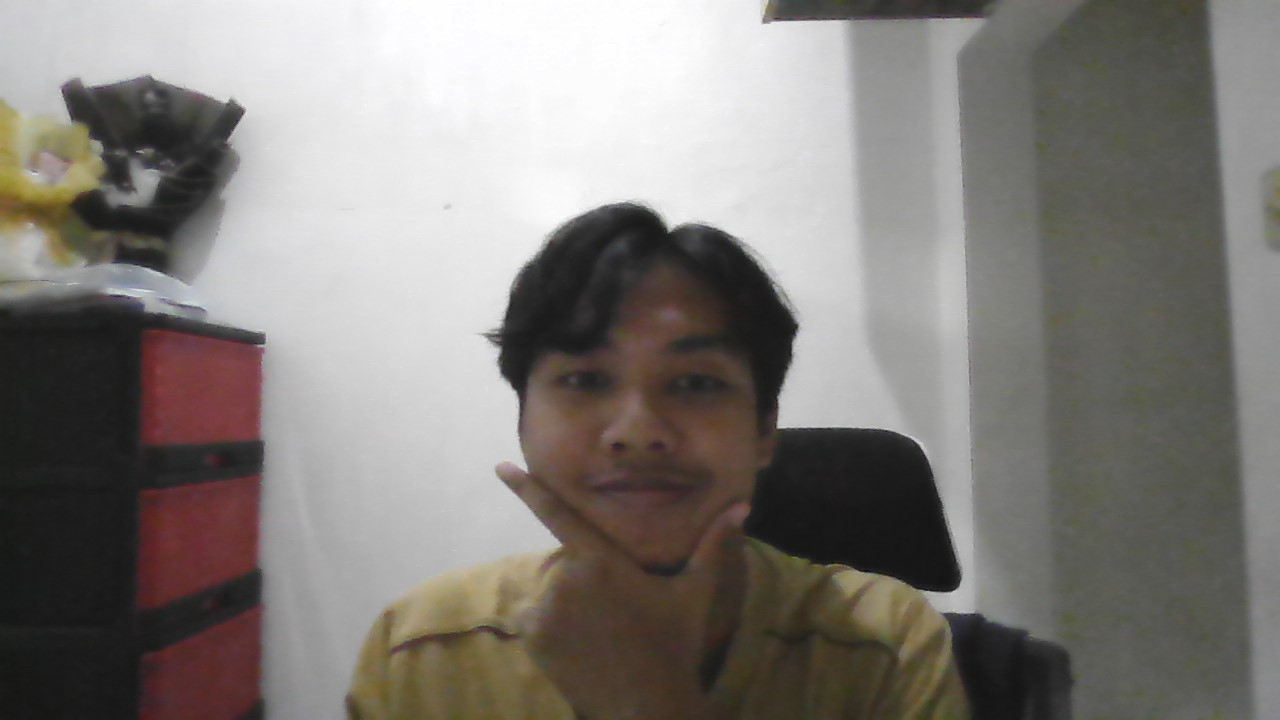
#> input picture WIN_20250221_13_44_05_Pro.jpg, 1280 x 720 px; its folder holds only this picture in this run
$ python -i eigenface2.py   (imports and definitions only)
#> lines starting #> are read from the running program, lines starting #| are printed output that depends on the picture
import numpy as np
import os
import cv2

face_cascade = cv2.CascadeClassifier(cv2.data.haarcascades + "haarcascade_frontalface_default.xml")


# [39 lines left out: functions load_dataset, load_image, predict_face, not called in this run]

def imagetoVector(img_path: str) -> np.ndarray:
    """
    Membaca gambar, melakukan deteksi wajah, crop area wajah,
    mengubah ke grayscale, resize ke (128×128), lalu flatten menjadi vektor (1×D).
    """
#> called with img_path = 'WIN_20250221_13_44_05_Pro.jpg'
    image = cv2.imread(img_path)
#> image is the input picture: shape (720, 1280, 3); mean B, G, R 120.3, 124.6, 128.9
    if image is None:
        raise ValueError(f"Gambar tidak bisa dibaca: {img_path}")

    gray = cv2.cvtColor(image, cv2.COLOR_BGR2GRAY)
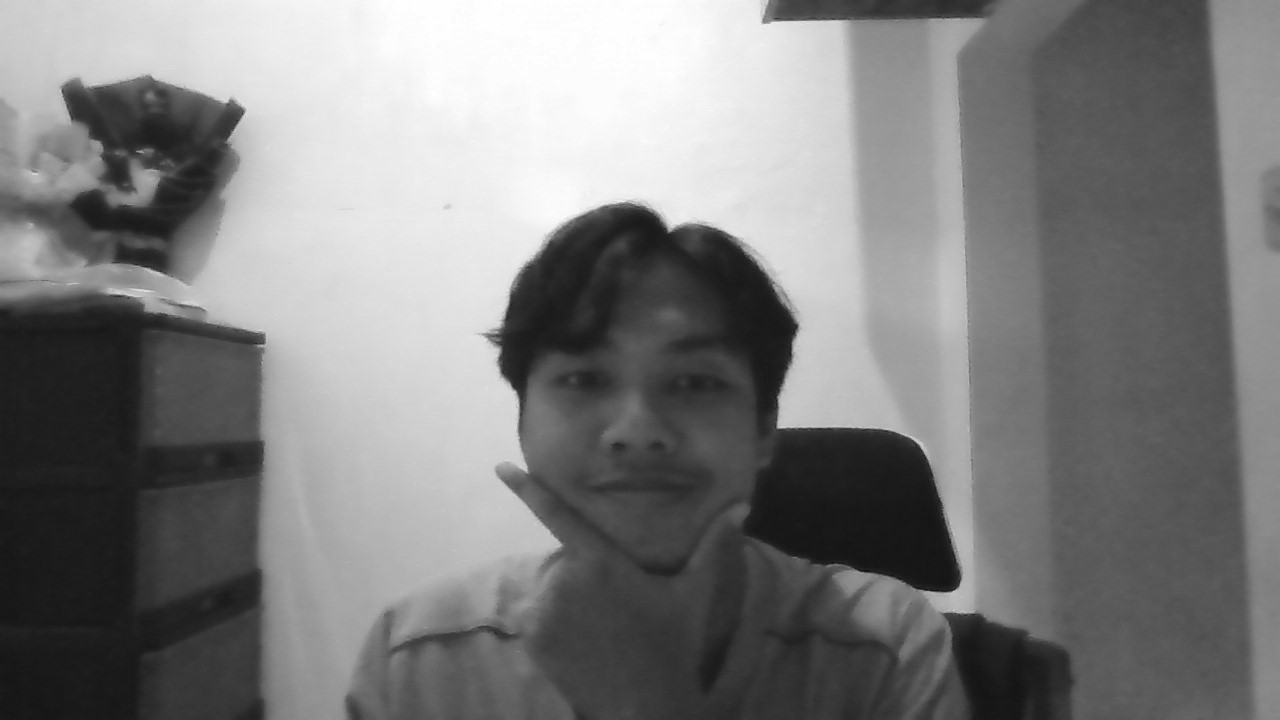
#> gray: shape (720, 1280); min 10, max 255, mean 125.4
    faces = face_cascade.detectMultiScale(gray, scaleFactor=1.1, minNeighbors=5)
#> faces = [[496, 274, 282, 282]]
    if len(faces) == 0:
        raise ValueError(f"Tidak ada wajah terdeteksi di: {img_path}")

    # Ambil wajah pertama yang terdeteksi
    x, y, w, h = faces[0]
#> x = 496; y = 274; w = 282; h = 282
    face = gray[y : y + h, x : x + w]
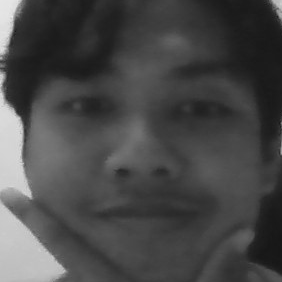
#> face: shape (282, 282); min 22, max 231, mean 72.3
    face_resized = cv2.resize(face, (128, 128), interpolation=cv2.INTER_AREA)

    return face_resized.flatten()


# [195 lines left out: functions vectortoMatrix, mean, selisih, covariance, QR, eigQR and 3 more, not called in this run]

>>> result = imagetoVector('WIN_20250221_13_44_05_Pro.jpg')
#> result = 16384 values, max 230 at index 0, min 23 at index 13823, mean 72.29

$ run again, on WIN_20250527_14_50_25_Pro.jpg
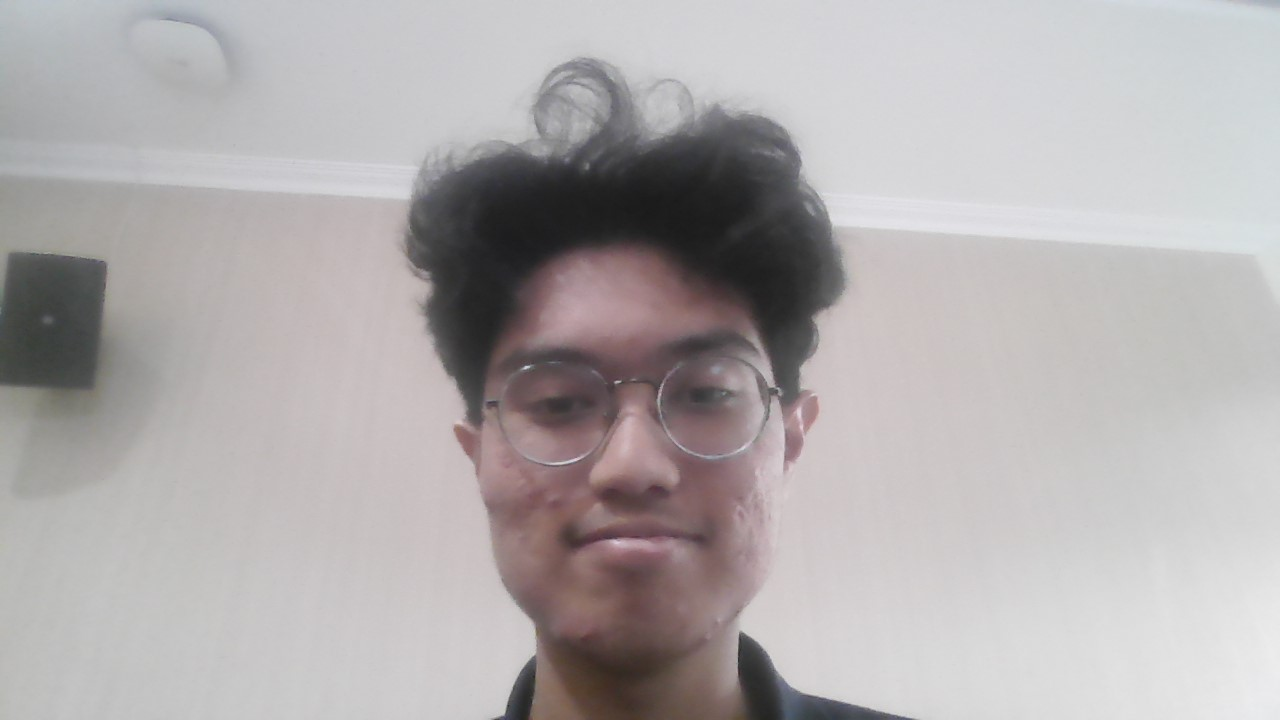
#> input picture WIN_20250527_14_50_25_Pro.jpg, 1280 x 720 px
#> in imagetoVector, image is the input picture: shape (720, 1280, 3); mean B, G, R 173.1, 172.4, 176.9
#> in imagetoVector, `gray = cv2.cvtColor(image, cv2.COLOR_BGR2GRAY)`:
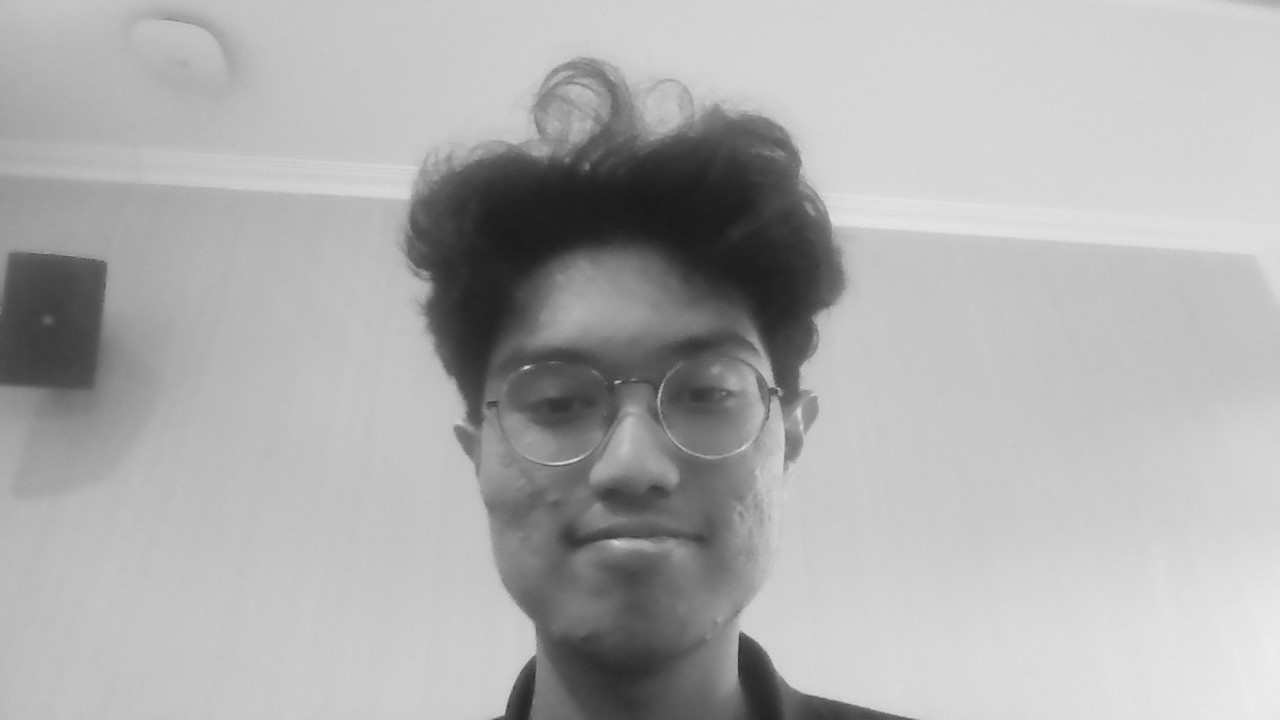
#> gray: shape (720, 1280); min 26, max 237, mean 173.8
#> faces = [[424, 237, 393, 393]]
#> x = 424; y = 237; w = 393
#> in imagetoVector, `face = gray[y : y + h, x : x + w]`:
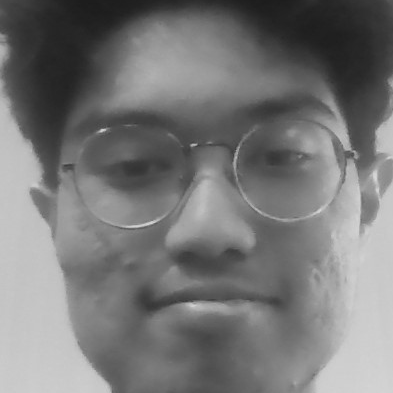
#> face: shape (393, 393); min 27, max 217, mean 119
#> result = 16384 values, max 211 at index 16120, min 28 at index 159, mean 119
